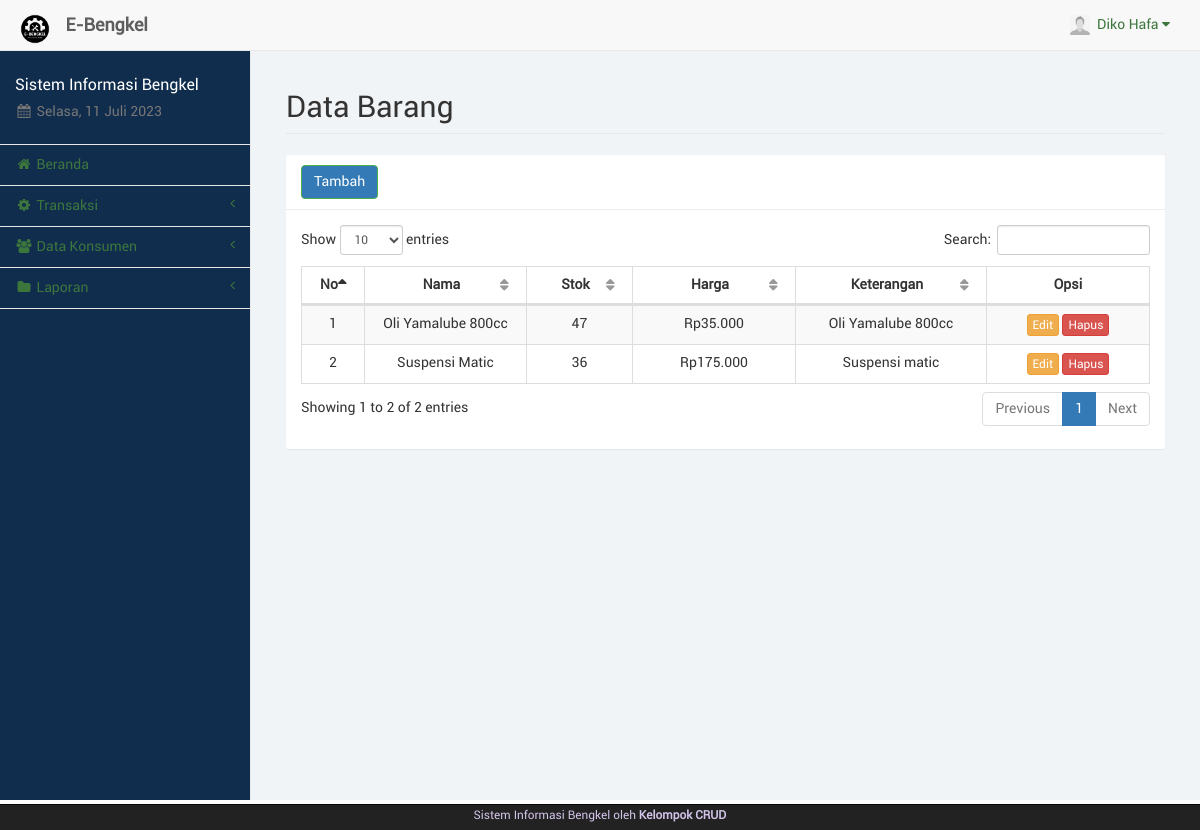
/kasir/barang.php (signed in), run on the app's committed database.
### tables this page shows
CREATE TABLE `kasir` (
  `id_kasir` int(11) NOT NULL,
  `nama_kasir` varchar(50) NOT NULL,
  `telp_kasir` varchar(20) NOT NULL,
  `user_kasir` varchar(50) NOT NULL,
  `pass_kasir` varchar(100) NOT NULL,
  `foto_kasir` text NOT NULL,
  `id_adm` int(11) NOT NULL
);

CREATE TABLE `barangjasa` (
  `id_brg` int(11) NOT NULL,
  `nama` varchar(100) NOT NULL,
  `jenis` varchar(20) NOT NULL,
  `stok` varchar(10) NOT NULL,
  `harga` varchar(20) NOT NULL,
  `keterangan` text NOT NULL,
  `id_adm` int(11) NOT NULL
);

### kasir/sess_check.php (called while the page is built, shortened)
<?php
	$chk_sess = $_SESSION['kasir'];
	include("dist/config/koneksi.php");
	$sql_sess = "SELECT * FROM kasir WHERE id_kasir='". $chk_sess ."'";
	$ress_sess = mysqli_query($conn, $sql_sess);
	$row_sess = mysqli_fetch_array($ress_sess);
	$sess_kasirname = $row_sess['nama_kasir'];
	$sess_kasirfoto = $row_sess['foto_kasir'];
?>

### kasir/dist/function/format_rupiah.php (called while the page is built, shortened)
<?php
	function format_rupiah($rp) {
		$jumlah = number_format($rp, 0, ",", ".");
		$rupiah = "Rp". $jumlah;
		return $rupiah;
	}
?>

### kasir/barang.php (the view, shortened to what this page needs)
<?php
	include("sess_check.php");
	$pagedesc = "Data Barang";
	include("layout_top.php");
	include("dist/function/format_rupiah.php");
?>
		<div id="page-wrapper">
            <div class="container-fluid">
                <div class="row">
                    <div class="col-lg-12">
                        <h1 class="page-header">Data Barang</h1>
                    </div>
                </div>
				<div class="row">
					<div class="col-lg-12"><?php include("layout_alert.php"); ?></div>
				</div>
				<div class="row">
					<div class="col-lg-12">
						<div class="panel panel-default">
							<div class="panel-heading">
								<a href="barang_tambah.php" class="btn btn-success">Tambah</a>
							</div>
							<div class="panel-body">
								<table class="table table-striped table-bordered table-hover" id="tabel-data">
									<thead>
										<tr>
											<th width="1%">No</th>
											<th width="10%">Nama</th>
											<th width="5%">Stok</th>
											<th width="10%">Harga</th>
											<th width="10%">Keterangan</th>
											<th width="10%">Opsi</th>
										</tr>
									</thead>
									<tbody>
										<?php
											$i = 1;
											$sql = "SELECT * FROM barangjasa WHERE jenis='barang' ORDER BY nama ASC";
											$ress = mysqli_query($conn, $sql);
											while($data = mysqli_fetch_array($ress)) {
												echo '<tr>';
												echo '<td class="text-center">'. $i .'</td>';
												echo '<td class="text-center">'. $data['nama'] .'</td>';
												echo '<td class="text-center">'. $data['stok'] .'</td>';
												echo '<td class="text-center">'. format_rupiah($data['harga']) .'</td>';
												echo '<td class="text-center">'. $data['keterangan'] .'</td>';
												echo '<td class="text-center">
													  <a href="barang_edit.php?brg='. $data['id_brg'] .'" class="btn btn-warning btn-xs">Edit</a>';?>
													  <a href="barang_hapus.php?brg=<?php echo $data['id_brg'];?>" onclick="return confirm('Apakah anda yakin akan menghapus <?php echo $data['nama'];?>?');" class="btn btn-danger btn-xs">Hapus</a></td>
												<?php
												echo '</tr>';
												$i++;
											}
										?>
									</tbody>
								</table>
							</div>
						</div>
					</div>
				</div>
            </div>
        </div>
<?php
	include("layout_bottom.php");
?>

### kasir/layout_top.php (shortened to what this page needs)
<?php
	$haries = array("Sunday" => "Minggu", "Monday" => "Senin", "Tuesday" => "Selasa", "Wednesday" => "Rabu", "Thursday" => "Kamis", "Friday" => "Jum'at", "Saturday" => "Sabtu");
	$bulans = array("", "Januari", "Februari", "Maret", "April", "Mei", "Juni", "Juli", "Agustus", "September", "Oktober", "November", "Desember");
	$hari_ini = $haries[date("l")];
	$bulan_ini = $bulans[date("n")];
	$tanggal = date("d");
	$tahun = date("Y");
?>
<!DOCTYPE html>
<html lang="en">
<head>
	<link rel="stylesheet" href="p.css">
	<link href="libs/bootstrap/dist/css/bootstrap.min.css" rel="stylesheet">
	<link href="libs/metisMenu/dist/metisMenu.min.css" rel="stylesheet">
    <link href="libs/datatables-plugins/integration/bootstrap/3/dataTables.bootstrap.css" rel="stylesheet">
    <link href="libs/datatables-responsive/css/dataTables.responsive.css" rel="stylesheet">
	<link href="dist/css/sb-admin-2.css" rel="stylesheet">
	<link href="dist/css/offline-font.css" rel="stylesheet">
	<link href="dist/css/custom.css" rel="stylesheet">
	<link href="libs/font-awesome/css/font-awesome.min.css" rel="stylesheet" type="text/css">
</head>
<body>
    <div id="wrapper" style="background-color: rgba(17, 45, 78, 1);">
        <nav class="navbar navbar-default navbar-static-top" role="navigation" style="margin-bottom: 0">
            <div class="navbar-header">
				<a class="navbar-brand hidden-xs" href="index.php">
					<img src="img/logo.png" alt="brand" width="40" class="float-left image-brand">
					<div class="float-right">&nbsp;<strong>E-Bengkel</strong></div>
				</a>
			</div>
            <ul class="nav navbar-top-links navbar-right">
				<li class="dropdown dropdown-right">
					<a class="dropdown-toggle" data-toggle="dropdown" href="#">
						<img src="../img/<?php echo $sess_kasirfoto;?>" width="20px" height="20px" padding="0px">&nbsp;&nbsp;<?php echo ucfirst($sess_kasirname); ?>&nbsp;<i class="fa fa-caret-down"></i>
					</a>
				</li>
			</ul>
            <div class="navbar-default sidebar" role="navigation" style="background-color: rgba(17, 45, 78, 1);">
                <div class="sidebar-nav navbar-collapse">
                    <ul class="nav" id="side-menu">
                        <li class="sidebar-search">
							<h4 style="color: white;">Sistem Informasi Bengkel</h4>
							<h5 class="text-muted"><i class="fa fa-calendar fa-fw"></i>&nbsp;<?php echo $hari_ini.", ".$tanggal." ".$bulan_ini." ".$tahun ?></h5>
						</li>
						<?php
							if($pagedesc == "Beranda") {
								echo '<li><a href="index.php" class="active"><i class="fa fa-home fa-fw"></i>&nbsp;Beranda</a></li>';
							}
							else {
								echo '<li><a href="index.php"><i class="fa fa-home fa-fw"></i>&nbsp;Beranda</a></li>';
							}
							if(isset($menuparent) && $menuparent == "transaksi") {
								echo '<li class="active">';
							}
							else {
								echo '<li>';
							}
						?>
							<a href="#"><i class="fa fa-gear fa-fw"></i>&nbsp;Transaksi<span class="fa arrow"></span></a>
						</li>
						<?php
							if(isset($menuparent) && $menuparent == "konsumen") {
								echo '<li class="active">';
							}
							else {
								echo '<li>';
							}
						?>
							<a href="#"><i class="fa fa-group fa-fw"></i>&nbsp;Data Konsumen<span class="fa arrow"></span></a>
						<?php
							if(isset($menuparent) && $menuparent == "laporan") {
								echo '<li class="active">';
							}
							else {
								echo '<li>';
							}
						?>
							<a href="#"><i class="fa fa-folder fa-fw"></i>&nbsp;Laporan<span class="fa arrow"></span></a>
						</li>
	                </ul>
                </div>
            </div>
        </nav>

### data on the page
kasir: foto_kasir (picture), nama_kasir "Diko Hafa"
barangjasa: nama "Oli Yamalube 800cc", stok "47", harga "Rp35.000", keterangan "Oli Yamalube 800cc"
barangjasa: nama "Suspensi Matic", stok "36", harga "Rp175.000", keterangan "Suspensi matic"
